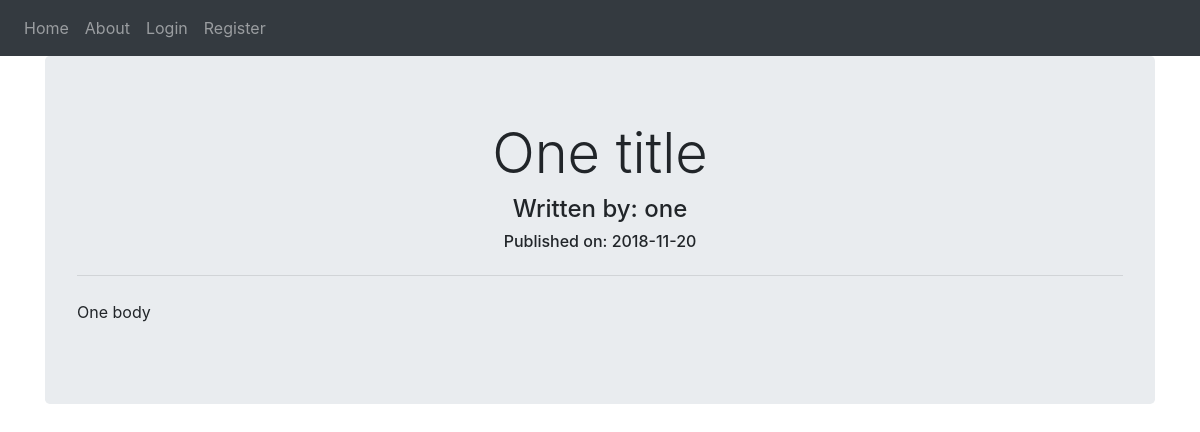
/1, run on an earlier commit of the app's database.
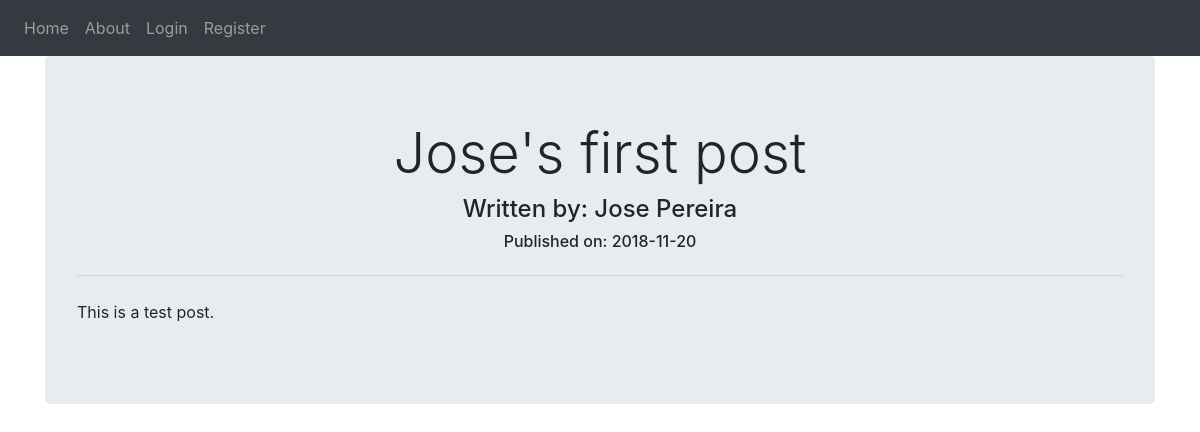
And on a later commit of the database.
### blog/models.py (models this page shows, shortened)
class BlogPost(db.Model):
    users = db.relationship(User)
    id = db.Column(db.Integer, primary_key = True)
    user_id = db.Column(db.Integer, db.ForeignKey("users.id"), nullable = False)
    title = db.Column(db.String(128), nullable = False)
    body = db.Column(db.Text, nullable = False)
    date = db.Column(db.DateTime, nullable = False, default = datetime.utcnow)

class User(db.Model, UserMixin):
    __tablename__ = "users"
    id = db.Column(db.Integer, primary_key = True)
    email = db.Column(db.String(64), unique = True, index = True)
    username = db.Column(db.String(64), unique = True, index = True)
    password_hash = db.Column(db.String(128))
    userpicture = db.Column(db.String(32), nullable = False, default = "default_picture.png")
    blog_posts = db.relationship("BlogPost", backref = "author", lazy = True)

### blog/users/views.py (the view)
@users.route("/<username>")
def user_posts(username):
    page = request.args.get("page", 1, type=int)
    user = User.query.filter_by(username=username).first_or_404()
    blog_posts = BlogPost.query.filter_by(author=user).order_by(BlogPost.date.desc()).paginate(page=page, per_page=10)
    return render_template("user_posts.html", blog_posts=blog_posts, user=user)

### blog/blog_posts/views.py (called while the page is built)
@blog_posts.route("/<int:blog_post_id>")
def blog_post(blog_post_id):
    blog_post = BlogPost.query.get_or_404(blog_post_id)
    return render_template("blog_post.html", blog_post=blog_post)

### blog/templates/blog_post.html (shortened to what this page needs)
{% extends "base.html" %}
{% block content %}
<div class="jumbotron">
  <h1 class="display-4 text-center">{{blog_post.title}}</h1>
  <h4 class="text-center">Written by: {{blog_post.author.username}}</h4>
  <h6 class="text-center">Published on: {{blog_post.date.strftime("%Y-%m-%d")}}</h6>
  <hr class="my-4">
  <p>{{blog_post.body}}</p>
</div>
{% endblock %}

What changed in the data, as far as the page shows it:
changed BlogPost: title "One title" → "Jose's first post"; body "One body" → "This is a test post."
changed User: author.username "one" → "Jose Pereira"
